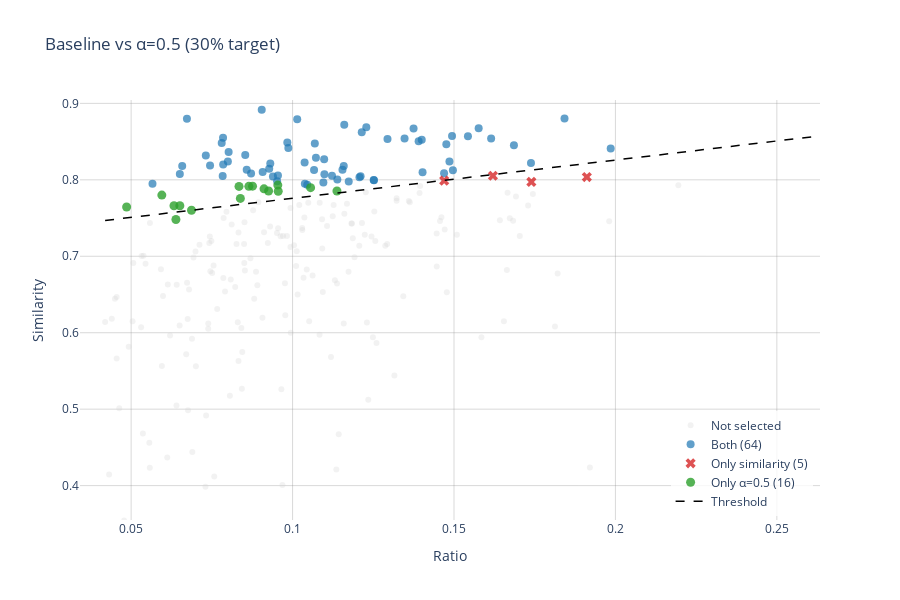

The notebook cell saved with this chart:
### Code cell
# Interactive plot — baseline vs length-biased with sentence hover
visualizer = SentenceMapperVisualizer()

fig = visualizer.plot_similarity_vs_ratio_interactive(
    similarities=features["similarities"],
    ratios=features["ratios"],
    tokens=features["tokens"],
    sentences=result["sentences"],
    objective_percentage=percentage,
    length_bias=result["length_bias"],
    title=f"Baseline vs α={result['length_bias']} ({percentage:.0%} target)",
)

### Figure 1 — Plotly figure (JSON) as saved in the notebook; plotly's stock layout.template omitted (floating-point values rounded to 4 significant figures; data arrays with more than 128 entries replaced by an {"elided": "..."} marker saying what was removed)
{"data": [{"customdata": {"elided": "174 str values"}, "hovertemplate": "%{customdata}<extra></extra>", "marker": {"color": "lightgrey", "opacity": 0.3, "size": 6, "symbol": "circle"}, "mode": "markers", "name": "Not selected", "type": "scatter", "x": {"elided": "174 float values"}, "y": {"elided": "174 float values"}}, {"customdata": ["DOD has established force health protection and surveillance policies aimed at assessing<br> and reducing or preventing health risks for its deployed federal civilian personnel; ho<br>wever, the department lacks procedures to ensure the components’ full implementation of <br>...<br><b>Ratio:</b> 0.1211<br><b>Similarity:</b> 0.8045<br><b>Score (α=0.5):</b> 0.7440", "In reviewing DOD federal civilian deployment records and other electronic documentation <br>at selected component locations, we found that these components lacked documentation to <br>show that they had fully complied with DOD’s force health protection and surveillance po<br>...<br><b>Ratio:</b> 0.1576<br><b>Similarity:</b> 0.8674<br><b>Score (α=0.5):</b> 0.7886", "DOD’s force health protection and surveillance policies require the components to assess<br> the medical condition of federal civilians to ensure that only medically fit personnel <br>deploy outside of the United States as part of a contingency or combat operation.<br><b>Ratio:</b> 0.1139<br><b>Similarity:</b> 0.8003<br><b>Score (α=0.5):</b> 0.7434", "The policies stipulate that all deploying civilian personnel are to complete pre-deploym<br>ent health assessment forms within 30 days of their deployments, and health care provide<br>rs are to review the assessments to confirm the civilians’ health readiness status and i<br>...<br><b>Ratio:</b> 0.1476<br><b>Similarity:</b> 0.8465<br><b>Score (α=0.5):</b> 0.7726", "Our review of deployment records and other documentation at the selected component locat<br>ions found that these components lacked documentation to show that some federal civilian<br> personnel who deployed to Afghanistan and Iraq had received the required pre-deployment<br>...<br><b>Ratio:</b> 0.1228<br><b>Similarity:</b> 0.8689<br><b>Score (α=0.5):</b> 0.8074", "For those deployed federal civilians in our review, we found that, overall, a small numb<br>er of deployment records (52 out of 3,771) were missing documentation to show that they <br>had received their pre-deployment health assessments, as reflected in table 1.<br><b>Ratio:</b> 0.1099<br><b>Similarity:</b> 0.8073<br><b>Score (α=0.5):</b> 0.7524", "As reflected in table 2, based on the deployment records maintained by the components at<br> locations included in our review, the overall number of federal civilian deployment rec<br>ords lacking documentation of only one of the required immunizations for deployment to A<br>...<br><b>Ratio:</b> 0.1294<br><b>Similarity:</b> 0.8535<br><b>Score (α=0.5):</b> 0.7888", "DOD’s policies require civilian personnel to complete a post- deployment assessment that<br> includes questions on health and exposure concerns.<br><b>Ratio:</b> 0.0651<br><b>Similarity:</b> 0.8077<br><b>Score (α=0.5):</b> 0.7752", "DOD also had not provided guidance to the components that would require them to forward <br>completed deployment health assessments for all federal civilians to the Army Medical Su<br>rveillance Activity (AMSA), where these assessments are suppose to be archived in the De<br>...<br><b>Ratio:</b> 0.1985<br><b>Similarity:</b> 0.8412<br><b>Score (α=0.5):</b> 0.7419", "With increases in the department’s use of federal civilian personnel to support military<br> operations, DOD officials have recognized the need for more complete and centralized lo<br>cation-specific deployment information and deployment-related health information on its <br>...<br><b>Ratio:</b> 0.1252<br><b>Similarity:</b> 0.7993<br><b>Score (α=0.5):</b> 0.7367", "In this regard, in August 2006, the Office of the Under Secretary of Defense for Personn<br>el and Readiness issued revised policy and program guidance that generally addressed the<br> shortcomings in DOD’s force health protection and surveillance capabilities.<br><b>Ratio:</b> 0.1251<br><b>Similarity:</b> 0.7999<br><b>Score (α=0.5):</b> 0.7373", "Although the policy requires DOD components to report certain location-specific and heal<br>th data for all of their deployed personnel, including federal civilians, it does not es<br>tablish an oversight and quality assurance mechanism for assessing and ensuring the full<br>...<br><b>Ratio:</b> 0.1842<br><b>Similarity:</b> 0.8801<br><b>Score (α=0.5):</b> 0.7880", "In response to a legislative mandate and our recommendation, DOD established an oversigh<br>t mechanism to evaluate the success of its force health protection and surveillance poli<br>cies in ensuring that servicemembers received pre- and post-deployment medical examinati<br>...<br><b>Ratio:</b> 0.1375<br><b>Similarity:</b> 0.8671<br><b>Score (α=0.5):</b> 0.7984", "Thus, DOD’s deployed federal civilians may receive care through the military’s treatment<br> facilities.\n\nAs shown in figure 1, DOD’s military health system provides four levels of<br> medical care to personnel who are injured or become ill while deployed.<br><b>Ratio:</b> 0.1095<br><b>Similarity:</b> 0.7964<br><b>Score (α=0.5):</b> 0.7417", "OWCP must establish—based on evidence provided by the DOD civilian—that the employee is <br>eligible for workers’ compensation benefits due to the injury or disease for which the b<br>enefits are claimed.<br><b>Ratio:</b> 0.0955<br><b>Similarity:</b> 0.8058<br><b>Score (α=0.5):</b> 0.7581", "Overall, the claims we reviewed showed that the DOD federal civilians who sustained inju<br>ries or diseases while deployed had received care that was consistent with DOD’s medical<br> treatment policies.<br><b>Ratio:</b> 0.0871<br><b>Similarity:</b> 0.8082<br><b>Score (α=0.5):</b> 0.7647", "Specifically, in reviewing a sample of seven workers’ compensation claims (out of a univ<br>erse of 83) filed under the Federal Employees’ Compensation Act by DOD federal civilians<br> who deployed to Iraq, we found that in three cases where care was initiated in theater <br>...<br><b>Ratio:</b> 0.1497<br><b>Similarity:</b> 0.8125<br><b>Score (α=0.5):</b> 0.7377", "Further, in all seven claims that we reviewed, DOD federal civilians who requested medic<br>al care after returning to the United States, had, in accordance with DOD’s policy, rece<br>ived initial medical examinations and/or treatment for their deployment-related injuries<br>...<br><b>Ratio:</b> 0.1486<br><b>Similarity:</b> 0.8239<br><b>Score (α=0.5):</b> 0.7496", "DOD provides a number of special pays and benefits to its federal civilian personnel who<br> deploy in support of contingency operations, which are generally different in type and <br>in amount from those provided to deployed military personnel.<br><b>Ratio:</b> 0.1045<br><b>Similarity:</b> 0.7935<br><b>Score (α=0.5):</b> 0.7413", "DOD federal civilian personnel also receive different types and amounts of disability be<br>nefits, depending on specific program provisions and individual circumstances.<br><b>Ratio:</b> 0.0800<br><b>Similarity:</b> 0.8239<br><b>Score (α=0.5):</b> 0.7839", "DOD federal civilian and military personnel are both eligible to receive special pays to<br> compensate them for the conditions of deployment.<br><b>Ratio:</b> 0.0673<br><b>Similarity:</b> 0.8799<br><b>Score (α=0.5):</b> 0.8462", "In this context, DOD federal civilian personnel who are deployed to Afghanistan and Iraq<br> are eligible to receive post (hardship) differential and danger pay, each equivalent to<br> 35 percent of their base salaries.<br><b>Ratio:</b> 0.0984<br><b>Similarity:</b> 0.8487<br><b>Score (α=0.5):</b> 0.7995", "DOD federal civilian personnel, by contrast, are eligible for a variety of premium pays,<br> such as overtime and night differential, that are not available to military personnel.<br><b>Ratio:</b> 0.0785<br><b>Similarity:</b> 0.8202<br><b>Score (α=0.5):</b> 0.7809", "Although DOD federal civilian and military personnel generally receive various special p<br>ays to compensate them for conditions of deployment, in certain scenarios that we modele<br>d, the overall amounts of compensation payments were higher for DOD federal civilian per<br>...<br><b>Ratio:</b> 0.1494<br><b>Similarity:</b> 0.8573<br><b>Score (α=0.5):</b> 0.7826", "In the event of sustaining an injury while deployed, DOD federal civilian and military p<br>ersonnel are eligible to receive two broad categories of disability benefits—disability <br>compensation and disability retirement.<br><b>Ratio:</b> 0.0952<br><b>Similarity:</b> 0.7981<br><b>Score (α=0.5):</b> 0.7505", "Both DOD federal civilian and military personnel who are injured in the line of duty are<br> eligible to receive continuation of their pay during the initial period of treatment an<br>d may be eligible to receive recurring payments for lost wages.<br><b>Ratio:</b> 0.1098<br><b>Similarity:</b> 0.8269<br><b>Score (α=0.5):</b> 0.7720", "However, the payments to DOD federal civilian personnel are based on their salaries and <br>whether the employee has any dependents, regardless of the number, which can vary signif<br>icantly, whereas disability compensation payments made by the Department of Veterans Aff<br>...<br><b>Ratio:</b> 0.1543<br><b>Similarity:</b> 0.8570<br><b>Score (α=0.5):</b> 0.7799", "In contrast, military personnel receive continuation of pay of their salary for generall<br>y no longer than a year, followed by a recurring VA disability compensation payment for <br>wage loss that is based on the degree of disability and their number of dependents, and <br>...<br><b>Ratio:</b> 0.1390<br><b>Similarity:</b> 0.8504<br><b>Score (α=0.5):</b> 0.7808", "To illustrate the way in which the degree of impairment and an individual’s salary can a<br>ffect temporary disability compensation, in our April 2006 review, we compared the disab<br>ility benefits available to military personnel with those available to comparable civili<br>...<br><b>Ratio:</b> 0.1469<br><b>Similarity:</b> 0.8085<br><b>Score (α=0.5):</b> 0.7351", "We found that VA compensation payments for military personnel were based on a disability<br> rating, regardless of salary level; in contrast, compensation payments for civilian pub<br>lic safety officers were based on salary level, regardless of disability level.<br><b>Ratio:</b> 0.1214<br><b>Similarity:</b> 0.8622<br><b>Score (α=0.5):</b> 0.8015", "However, if an individual had less severe injuries and high wages, VA compensation payme<br>nts for military personnel were generally lower than those of the civilian public safety<br> officers included in the review.<br><b>Ratio:</b> 0.0928<br><b>Similarity:</b> 0.8146<br><b>Score (α=0.5):</b> 0.7682", "When a partial disability is determined to be permanent, DOD federal civilian and milita<br>ry personnel can continue to receive recurring compensation payments.<br><b>Ratio:</b> 0.0744<br><b>Similarity:</b> 0.8189<br><b>Score (α=0.5):</b> 0.7817", "Military personnel are also eligible to receive recurring VA disability compensation pay<br>ments for the remainder of their lives, and these payments are based on the severity of <br>the servicemember’s injury and the number of dependents.<br><b>Ratio:</b> 0.1038<br><b>Similarity:</b> 0.7948<br><b>Score (α=0.5):</b> 0.7429", "Some impairments may result in benefits for a few weeks, while others may result in bene<br>fits for several years.\n\nSimilarly, military personnel receive special monthly VA compen<br>sation payments depending on the specific type and degree of impairment.<br><b>Ratio:</b> 0.1155<br><b>Similarity:</b> 0.8132<br><b>Score (α=0.5):</b> 0.7555", "Permanent partial disabilities that prevent civilian and military personnel from returni<br>ng to duty in their current jobs may entitle them to receive disability retirement benef<br>its based on a percentage of salary in addition to compensation benefits; however, the e<br>...<br><b>Ratio:</b> 0.1347<br><b>Similarity:</b> 0.8541<br><b>Score (α=0.5):</b> 0.7868", "Under the Federal Employees’ Retirement System (FERS), civilian personnel must be unfit <br>for duty and have 18 months of service.\n\nDOD federal civilian personnel must elect eithe<br>r compensation benefits or disability retirement.<br><b>Ratio:</b> 0.1037<br><b>Similarity:</b> 0.8226<br><b>Score (α=0.5):</b> 0.7707", "Military personnel who are unfit for duty are eligible for DOD disability retirement ben<br>efits if they have a disability rating of 30 percent or more regardless of length of ser<br>vice, or if they have 20 years or more of service regardless of disability rating.<br><b>Ratio:</b> 0.1159<br><b>Similarity:</b> 0.8179<br><b>Score (α=0.5):</b> 0.7600", "When an injury is severe enough to be deemed permanent and total, DOD federal civilian a<br>nd military personnel may receive similar types of benefits such as disability compensat<br>ion and retirement payments; however, the amounts paid to each group vary.<br><b>Ratio:</b> 0.1160<br><b>Similarity:</b> 0.8722<br><b>Score (α=0.5):</b> 0.8142", "For civilian personnel, the monthly payment amounts for total disability are generally s<br>imilar to those for permanent partial disability described earlier, but unlike with perm<br>anent partial disabilities, the payments do not take into account any wage earning capac<br>...<br><b>Ratio:</b> 0.1207<br><b>Similarity:</b> 0.8033<br><b>Score (α=0.5):</b> 0.7429", "In addition to disability compensation, both DOD federal civilian and military personnel<br> have access to disability retirement benefits for permanent total disabilities.<br><b>Ratio:</b> 0.0785<br><b>Similarity:</b> 0.8550<br><b>Score (α=0.5):</b> 0.8157", "Another benefit available to DOD federal civilian and military personnel with permanent <br>total disabilities is Social Security Disability Insurance (SSDI).<br><b>Ratio:</b> 0.0731<br><b>Similarity:</b> 0.8318<br><b>Score (α=0.5):</b> 0.7952", "DOD federal civilian personnel covered by FERS and military personnel pay into Social Se<br>curity and thus may be eligible to receive SSDI benefits.\n\nThe maximum benefit to both g<br>roups in 2006 was $2,053 per month.<br><b>Ratio:</b> 0.0987<br><b>Similarity:</b> 0.8418<br><b>Score (α=0.5):</b> 0.7925", "However, DOD federal civilian personnel must choose between either compensation payments<br> and SSDI benefits or have their disability retirement payments reduced when receiving S<br>SDI benefits.<br><b>Ratio:</b> 0.0858<br><b>Similarity:</b> 0.8133<br><b>Score (α=0.5):</b> 0.7704", "As shown in table 8, survivors of deceased DOD federal civilian and military personnel b<br>oth receive lump sum benefits in the form of Social Security, a death gratuity, burial e<br>xpenses, and life insurance.<br><b>Ratio:</b> 0.0939<br><b>Similarity:</b> 0.8044<br><b>Score (α=0.5):</b> 0.7574", "In addition, survivors of deceased DOD federal civilian personnel receive a death gratui<br>ty of up to $10,000, while survivors of deceased military personnel receive $100,000.<br><b>Ratio:</b> 0.0784<br><b>Similarity:</b> 0.8052<br><b>Score (α=0.5):</b> 0.7660", "Life insurance is another common source of benefits for the survivors of many deceased c<br>ivilian and military personnel.<br><b>Ratio:</b> 0.0566<br><b>Similarity:</b> 0.7947<br><b>Score (α=0.5):</b> 0.7664", "Survivors of deceased DOD federal civilian and military personnel are also eligible for <br>recurring benefits, some of which are specific to each group, as shown in table 9.<br><b>Ratio:</b> 0.0781<br><b>Similarity:</b> 0.8482<br><b>Score (α=0.5):</b> 0.8092", "Survivors of both deceased DOD federal civilian and military personnel may be eligible t<br>o receive recurring Social Security payments based on the deceased individual’s earnings<br> in a covered period.<br><b>Ratio:</b> 0.0904<br><b>Similarity:</b> 0.8918<br><b>Score (α=0.5):</b> 0.8466", "For example, survivors of DOD federal civilian personnel may receive recurring payments <br>from a retirement plan or workers’ compensation if the death occurred while in the line <br>of duty.<br><b>Ratio:</b> 0.0853<br><b>Similarity:</b> 0.8325<br><b>Score (α=0.5):</b> 0.7898", "In addition to lump sum and recurring benefits, survivors of deceased DOD federal civili<br>ans and military personnel receive noncash benefits.<br><b>Ratio:</b> 0.0658<br><b>Similarity:</b> 0.8181<br><b>Score (α=0.5):</b> 0.7852", "As shown in table 10, survivors of deceased military personnel receive more noncash bene<br>fits than do those of deceased DOD federal civilian personnel, with few benefits being c<br>omparable in type.<br><b>Ratio:</b> 0.0907<br><b>Similarity:</b> 0.8104<br><b>Score (α=0.5):</b> 0.7650", "To strengthen DOD’s force health protection and surveillance for its federal civilian pe<br>rsonnel who deploy in support of contingency operations, we recommend that the Secretary<br> of Defense direct the Office of the Under Secretary of Defense for Personnel and Readin<br>...<br><b>Ratio:</b> 0.1615<br><b>Similarity:</b> 0.8541<br><b>Score (α=0.5):</b> 0.7733", "Specifically, the department stated that it has written and coordinated a new DOD instru<br>ction, scheduled to become effective before the end of 2006, that establishes a comprehe<br>nsive DOD force health protection quality assurance program that will apply to DOD civil<br>...<br><b>Ratio:</b> 0.1403<br><b>Similarity:</b> 0.8099<br><b>Score (α=0.5):</b> 0.7398", "DOD was unable to provide us with a copy of the new instruction; thus, we could not eval<br>uate the comprehensiveness of its new force health protection quality assurance program <br>or determine whether the program identifies specific actions the department plans to tak<br>...<br><b>Ratio:</b> 0.1686<br><b>Similarity:</b> 0.8454<br><b>Score (α=0.5):</b> 0.7611", "DOD also stated that proposed revisions to its directives and instructions that address <br>the planning, preparation, and utilization of DOD civilians include, among other things,<br> annual assessments for compliance with pre-and post-deployment medical assessment requi<br>...<br><b>Ratio:</b> 0.1174<br><b>Similarity:</b> 0.7978<br><b>Score (α=0.5):</b> 0.7391", "However, the department did not describe what actions, if any, it plans to take to ensur<br>e that it will be sufficiently informed of the extent to which its components are comply<br>ing with existing health protection requirements for its deployed federal civilians.<br><b>Ratio:</b> 0.1122<br><b>Similarity:</b> 0.8054<br><b>Score (α=0.5):</b> 0.7493", "Nonetheless, to further clarify this section of our report, we added “VA” and “DOD” to o<br>ur discussions of disability compensation and retirement benefits for military personnel<br>.<br><b>Ratio:</b> 0.0802<br><b>Similarity:</b> 0.8365<br><b>Score (α=0.5):</b> 0.7964", "DOD also stated that our discussion of military disability benefits presented incorrect <br>information in many cases, indicating that our statements that compensation payments for<br> military personnel were based on a disability rating, regardless of salary level is onl<br>...<br><b>Ratio:</b> 0.1400<br><b>Similarity:</b> 0.8523<br><b>Score (α=0.5):</b> 0.7823", "Therefore, DCMA federal civilian deployment data in this report are included in the Army<br> results to the extent that DCMA federal civilian deployments were documented at the two<br> relevant Army locations.<br><b>Ratio:</b> 0.0931<br><b>Similarity:</b> 0.8215<br><b>Score (α=0.5):</b> 0.7750", "At all eight component locations, we reviewed either all available hard copy or electron<br>ic deployment records, or in one instance, a sample of the deployment records for deploy<br>ed federal civilian personnel who met our criteria above.<br><b>Ratio:</b> 0.1014<br><b>Similarity:</b> 0.8792<br><b>Score (α=0.5):</b> 0.8284", "Table 11 shows the locations included in our review and the number of deployment records<br> reviewed at each location.\n\nIn total, we reviewed 3,431 hard copy and automated records<br> for federal civilian personnel who deployed to Afghanistan and Iraq.<br><b>Ratio:</b> 0.1067<br><b>Similarity:</b> 0.8128<br><b>Score (α=0.5):</b> 0.7594", "To facilitate our review of federal civilian deployment records at the selected componen<br>t locations, we developed a data collection instrument to review and collect deployment <br>health information from each individual civilian’s deployment record.<br><b>Ratio:</b> 0.1069<br><b>Similarity:</b> 0.8476<br><b>Score (α=0.5):</b> 0.7941", "In addition, to illustrate how special pays affect overall compensation provided to DOD <br>federal civilian and military personnel, we modeled scenarios for both groups using simi<br>lar circumstances, such as length of deployment, pay grades, special pays (e.g., post di<br>...<br><b>Ratio:</b> 0.1738<br><b>Similarity:</b> 0.8219<br><b>Score (α=0.5):</b> 0.7350", "When a partial disability is determined to be permanent, both DOD federal civilians and <br>military personnel are eligible to continue receiving recurring compensation payments, b<br>ut again, the amounts of these benefits vary, as shown in table 14.<br><b>Ratio:</b> 0.1072<br><b>Similarity:</b> 0.8290<br><b>Score (α=0.5):</b> 0.7754"], "hovertemplate": "%{customdata}<extra></extra>", "marker": {"color": "#1f77b4", "opacity": 0.7, "size": 8, "symbol": "circle"}, "mode": "markers", "name": "Both (64)", "type": "scatter", "x": [0.1211, 0.1576, 0.1139, 0.1476, 0.1228, 0.1099, 0.1294, 0.06509, 0.1985, 0.1252, 0.1251, 0.1842, 0.1375, 0.1095, 0.09547, 0.08715, 0.1497, 0.1486, 0.1045, 0.07996, 0.06728, 0.09837, 0.07851, 0.1494, 0.09522, 0.1098, 0.1543, 0.139, 0.1469, 0.1214, 0.09277, 0.07444, 0.1038, 0.1155, 0.1347, 0.1037, 0.1159, 0.116, 0.1207, 0.07847, 0.07312, 0.09869, 0.08579, 0.09392, 0.07835, 0.05661, 0.07805, 0.09045, 0.08534, 0.06582, 0.09074, 0.1615, 0.1403, 0.1686, 0.1174, 0.1122, 0.0802, 0.14, 0.0931, 0.1014, 0.1067, 0.1069, 0.1738, 0.1072], "y": [0.8045, 0.8674, 0.8003, 0.8465, 0.8689, 0.8073, 0.8535, 0.8077, 0.8412, 0.7993, 0.7999, 0.8801, 0.8671, 0.7964, 0.8058, 0.8082, 0.8125, 0.8239, 0.7935, 0.8239, 0.8799, 0.8487, 0.8202, 0.8573, 0.7981, 0.8269, 0.857, 0.8504, 0.8085, 0.8622, 0.8146, 0.8189, 0.7948, 0.8132, 0.8541, 0.8226, 0.8179, 0.8722, 0.8033, 0.855, 0.8318, 0.8418, 0.8133, 0.8044, 0.8052, 0.7947, 0.8482, 0.8918, 0.8325, 0.8181, 0.8104, 0.8541, 0.8099, 0.8454, 0.7978, 0.8054, 0.8365, 0.8523, 0.8215, 0.8792, 0.8128, 0.8476, 0.8219, 0.829]}, {"customdata": ["In addition, the policy and guidance require the components to submit all completed heal<br>th assessment forms to the AMSA for inclusion in DMSS. Nonetheless, DOD’s new policy is <br>not comprehensive enough to ensure that the department will be sufficiently informed of <br>...<br><b>Ratio:</b> 0.1621<br><b>Similarity:</b> 0.8053<br><b>Score (α=0.5):</b> 0.7243", "We further noted that DOD, at that time, did not have an effective quality assurance pro<br>gram to provide oversight of, and ensure compliance with, the department’s force health <br>protection and surveillance requirements, and that the lack of such a system was a major<br>...<br><b>Ratio:</b> 0.1470<br><b>Similarity:</b> 0.7990<br><b>Score (α=0.5):</b> 0.7255", "Our April 2006 review of disability benefits showed that when military personnel and fed<br>eral civilian public safety officers were unable to return to duty due to a permanent pa<br>rtial disability, such as a leg amputation, the combined compensation and retirement ben<br>...<br><b>Ratio:</b> 0.1740<br><b>Similarity:</b> 0.7973<br><b>Score (α=0.5):</b> 0.7103", "Until DOD improves its oversight in this area, it will jeopardize its ability to be effe<br>ctively informed of the extent to which its federal civilians are screened and deemed me<br>dically fit to deploy in support of contingency operations; deployed civilian personnel <br>...<br><b>Ratio:</b> 0.1911<br><b>Similarity:</b> 0.8037<br><b>Score (α=0.5):</b> 0.7081", "To identify special pays and benefits provided to DOD federal civilians who deployed in <br>support of contingency operations and to assess the extent that special pays and benefit<br>s differ from those provided to deployed active duty military personnel, we examined maj<br>...<br><b>Ratio:</b> 0.3712<br><b>Similarity:</b> 0.8364<br><b>Score (α=0.5):</b> 0.6508"], "hovertemplate": "%{customdata}<extra></extra>", "marker": {"color": "#d62728", "opacity": 0.8, "size": 9, "symbol": "x"}, "mode": "markers", "name": "Only similarity (5)", "type": "scatter", "x": [0.1621, 0.147, 0.174, 0.1911, 0.3712], "y": [0.8053, 0.799, 0.7973, 0.8037, 0.8364]}, {"customdata": ["To ensure that its federal civilian employees will deploy to combat zones and perform cr<br>itical combat support functions in theater, DOD established the emergency-essential prog<br>ram in 1985.<br><b>Ratio:</b> 0.0876<br><b>Similarity:</b> 0.7918<br><b>Score (α=0.5):</b> 0.7480", "In contrast, all three Army locations had hard copy or electronic records which indicate<br>d that almost all of their federal deployed civilians had received pre-deployment health<br> assessments.<br><b>Ratio:</b> 0.0865<br><b>Similarity:</b> 0.7915<br><b>Score (α=0.5):</b> 0.7483", "In addition, DOD had not provided guidance that would require its components to track an<br>d report data on the locations and movements of DOD federal civilian personnel in theate<br>rs of operations.<br><b>Ratio:</b> 0.0926<br><b>Similarity:</b> 0.7854<br><b>Score (α=0.5):</b> 0.7391", "Survivors of DOD federal civilian personnel, however, almost always receive lower noncas<br>h benefits than military personnel.<br><b>Ratio:</b> 0.0595<br><b>Similarity:</b> 0.7801<br><b>Score (α=0.5):</b> 0.7503", "As shown in table 5, some of the types of special pays are similar for both DOD federal <br>civilian and military personnel, although the amounts paid to each group differ.\n\nOther <br>special pays were unique to each group.<br><b>Ratio:</b> 0.0956<br><b>Similarity:</b> 0.7851<br><b>Score (α=0.5):</b> 0.7373", "Appendix II provides additional information on temporary disability compensation payment<br>s for federal civilian and military personnel.<br><b>Ratio:</b> 0.0633<br><b>Similarity:</b> 0.7662<br><b>Score (α=0.5):</b> 0.7345", "Thus, for an individual with severe injuries and relatively low wages, VA compensation p<br>ayments for military personnel were generally higher than those of the civilian public s<br>afety officers included in the reviews.<br><b>Ratio:</b> 0.0954<br><b>Similarity:</b> 0.7931<br><b>Score (α=0.5):</b> 0.7454", "Appendix II provides more detailed information on permanent partial disability compensat<br>ion payments for DOD federal civilian and military personnel.<br><b>Ratio:</b> 0.0687<br><b>Similarity:</b> 0.7603<br><b>Score (α=0.5):</b> 0.7259", "Under the Civil Service Retirement System (CSRS), DOD federal civilian personnel must be<br> unfit for duty and have 5 years of service to qualify for disability retirement benefit<br>s.<br><b>Ratio:</b> 0.0834<br><b>Similarity:</b> 0.7914<br><b>Score (α=0.5):</b> 0.7497", "However, the benefit amounts generally differ for each group.\n\nSurvivors of DOD federal <br>civilian and military personnel also receive noncash benefits that differ in type and am<br>ounts.<br><b>Ratio:</b> 0.0838<br><b>Similarity:</b> 0.7757<br><b>Score (α=0.5):</b> 0.7338", "Social Security provides $255 upon the death of a DOD federal civilian employee or milit<br>ary member.<br><b>Ratio:</b> 0.0486<br><b>Similarity:</b> 0.7644<br><b>Score (α=0.5):</b> 0.7401", "The payment for funeral expenses provided to survivors of deceased DOD federal civilian <br>personnel can be as high as $800, plus $200 for costs associated with terminating employ<br>ee status, while it can be $7,700 for deceased military personnel.<br><b>Ratio:</b> 0.1056<br><b>Similarity:</b> 0.7898<br><b>Score (α=0.5):</b> 0.7370", "While DOD’s response is encouraging, we remain concerned that the department’s descripti<br>on of the actions it plans to take to assess the components’ compliance with its require<br>ments lacks sufficient detail.<br><b>Ratio:</b> 0.0912<br><b>Similarity:</b> 0.7882<br><b>Score (α=0.5):</b> 0.7426", "DCMA was included in our review because it had deployed the largest number of federal ci<br>vilian personnel compared to other defense agencies.<br><b>Ratio:</b> 0.0651<br><b>Similarity:</b> 0.7661<br><b>Score (α=0.5):</b> 0.7336", "DCMA has an informal agreement with the Army to process its federal civilians through tw<br>o of the Army’s three deployment locations.<br><b>Ratio:</b> 0.0639<br><b>Similarity:</b> 0.7480<br><b>Score (α=0.5):</b> 0.7161", "After reviewing documents and interviewing officials, we then compiled and analyzed the <br>information on the types and amounts of special pays and benefits available to active du<br>ty military and DOD federal civilian personnel who deployed to Afghanistan or Iraq.<br><b>Ratio:</b> 0.1137<br><b>Similarity:</b> 0.7854<br><b>Score (α=0.5):</b> 0.7286"], "hovertemplate": "%{customdata}<extra></extra>", "marker": {"color": "#2ca02c", "opacity": 0.8, "size": 9, "symbol": "circle"}, "mode": "markers", "name": "Only α=0.5 (16)", "type": "scatter", "x": [0.0876, 0.08646, 0.09257, 0.05951, 0.09556, 0.06327, 0.09543, 0.0687, 0.08341, 0.08383, 0.0486, 0.1056, 0.09115, 0.06509, 0.06387, 0.1137], "y": [0.7918, 0.7915, 0.7854, 0.7801, 0.7851, 0.7662, 0.7931, 0.7603, 0.7914, 0.7757, 0.7644, 0.7898, 0.7882, 0.7661, 0.748, 0.7854]}, {"hoverinfo": "skip", "line": {"color": "black", "dash": "dash", "width": 1.5}, "mode": "lines", "name": "Threshold", "type": "scatter", "x": {"elided": "200 float values"}, "y": {"elided": "200 float values"}}], "layout": {"height": 600, "hovermode": "closest", "legend": {"bgcolor": "rgba(255,255,255,0.8)", "x": 0.99, "xanchor": "right", "y": 0.01, "yanchor": "bottom"}, "title": {"text": "Baseline vs α=0.5 (30% target)"}, "width": 900, "xaxis": {"gridcolor": "rgba(128,128,128,0.3)", "range": [0.03416, 0.2634], "title": {"text": "Ratio"}}, "yaxis": {"gridcolor": "rgba(128,128,128,0.3)", "range": [0.355, 0.9044], "title": {"text": "Similarity"}}}}
